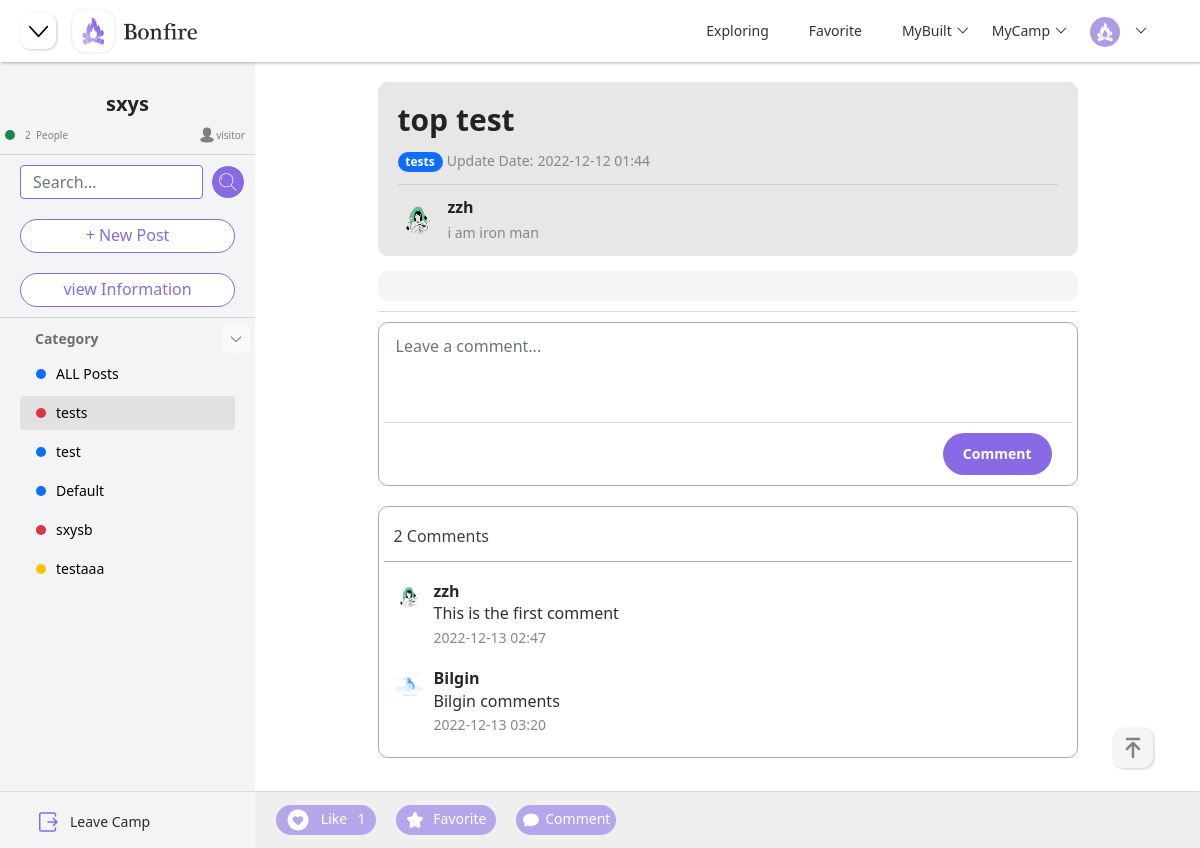
The page /camp/4/5/3 (signed in) on the database as committed earlier.
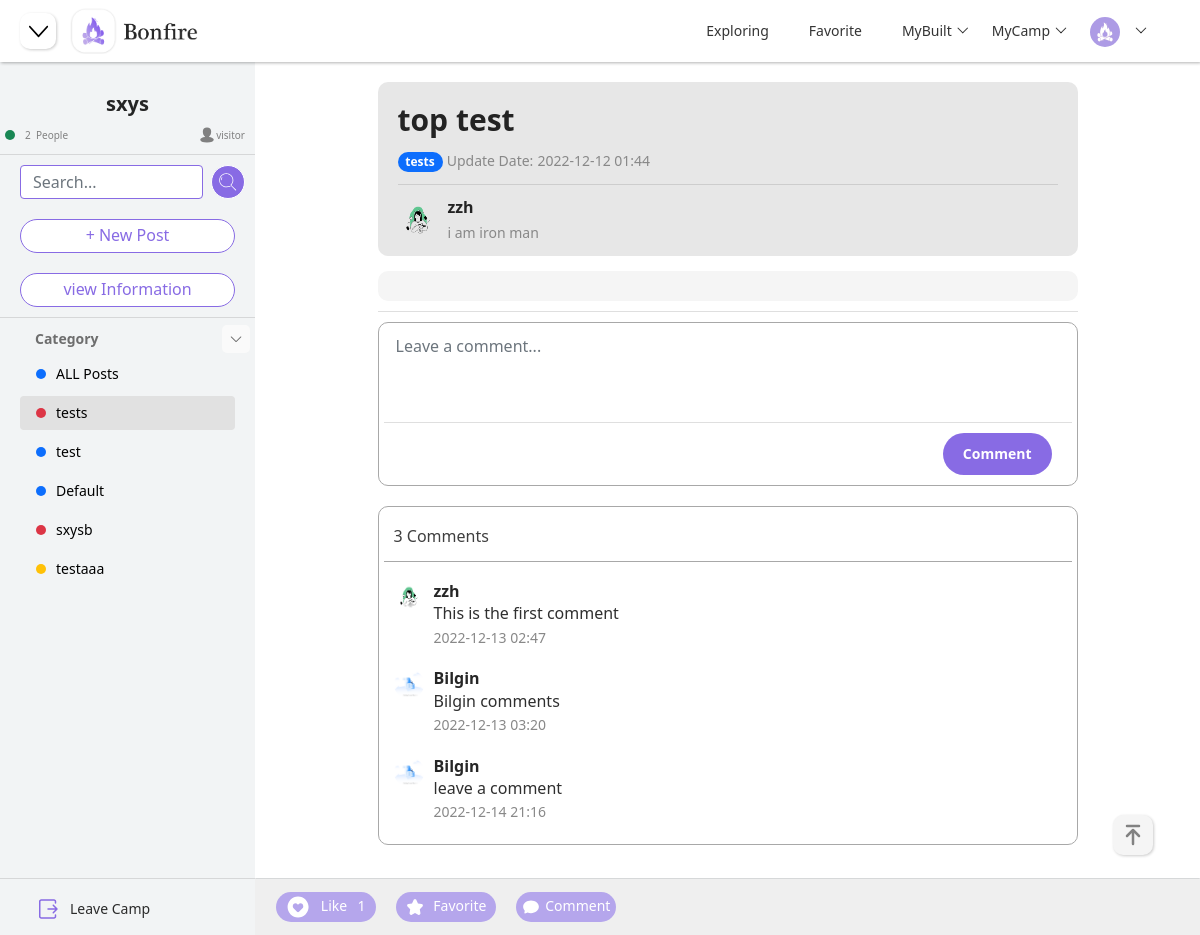
The same page on the database as committed later.
### models.py (models this page shows)
class UserModel(db.Model):
    __tablename__ = "user"
    id = db.Column(db.Integer, primary_key=True, autoincrement=True)
    username = db.Column(db.String(200), nullable=False, unique=False)
    email = db.Column(db.String(100), nullable=False, unique=False)
    password = db.Column(db.String(200), nullable=False)
    avatar = db.Column(db.String(200), nullable=False, default="default.png")
    gender = db.Column(db.String(10), nullable=True)
    birthday = db.Column(db.DateTime, nullable=True)
    description = db.Column(db.String(200), nullable=True)
    join_time = db.Column(db.DateTime, default=datetime.now)
    email_inform = db.Column(db.Boolean, default=True)

class CommentModel(db.Model):
    __tablename__ = "comment"
    id = db.Column(db.Integer, primary_key=True, autoincrement=True)
    content = db.Column(db.Text, nullable=True)
    create_time = db.Column(db.DateTime, default=datetime.now)
    is_delete = db.Column(db.Boolean, default=False)
    user_id = db.Column(db.Integer, db.ForeignKey("user.id"))
    post_id = db.Column(db.Integer, db.ForeignKey("post.id"))
    user = db.relationship("UserModel", backref="comments")
    post = db.relationship("PostModel", backref="comments")

### blueprints/camp.py (the view, shortened to what this page needs)
class ShowPost(Resource):
    method_decorators = [login_required, check_category]
    def get(self, camp_id, category_id, post_id):
        camp = CampModel.query.filter_by(id=camp_id).first()
        if camp is None:
            return render_template("404.html")
        camp_user = CampUserModel.query.filter_by(camp_id=camp_id).all()
        users_num = len(camp_user)
        camp_dict = {"camp_id": camp.id, "camp_name": camp.name, "camp_description": camp.description,
                     "camp_background": camp.background, "users_num": users_num}
        user_id = session.get("user_id")
        if user_id:
            camp_user = CampUserModel.query.filter_by(user_id=user_id, camp_id=camp_id).first()
            if camp_user:
                identity = camp_user.identity
            else:
                identity = "visitor"
        else:
            identity = "visitor"
        categories = CategoryModel.query.filter_by(camp_id=camp_id).all()
        categories_list = []
        categories_dict = {}
        for category in categories:
            categories_dict["category_id"] = category.id
            categories_dict["category_name"] = category.name
            categories_dict["category_color"] = category.color
            categories_list.append(categories_dict)
            categories_dict = {}
        camp_builders = get_all_camp_builder()
        camp_joins = get_all_camp_join()
        post = PostModel.query.filter_by(id=post_id, is_delete=0).first()
        if not post:
            return render_template("404.html")
        post_update_time = post.update_time.strftime("%Y-%m-%d %H:%M")
        post_dict = {"post_id": post.id, "post_title": post.title, "post_content": post.content,
                     "post_update_time": post_update_time, "post_username": post.user.username,
                     "post_category_name": post.category.name, "post_camp_id": post.camp_id,
                     "post_category_id": post.category_id, "post_user_id": post.user_id,
                     "post_user_description": post.user.description, "post_user_avatar": post.user.avatar,
                     "post_like_count": post.like_count, "post_comment_count": post.comment_count}
        page_status = category_id
        favorite = FavoritePostModel.query.filter_by(user_id=user_id, post_id=post_id).first()
        like = LikePostModel.query.filter_by(user_id=user_id, post_id=post_id).first()
        comments = CommentModel.query.filter_by(post_id=post_id, is_delete=0).all()
        comments_list = []
        comments_dict = {}
        if comments:
            for comment in comments:
                comment_create_time = comment.create_time.strftime("%Y-%m-%d %H:%M")
                comments_dict["comment_id"] = comment.id
                comments_dict["comment_content"] = comment.content
                comments_dict["comment_create_time"] = comment_create_time
                comments_dict["comment_username"] = comment.user.username
                comments_dict["comment_user_id"] = comment.user_id
                comments_dict["comment_user_avatar"] = comment.user.avatar
                comments_list.append(comments_dict)
                comments_dict = {}
        else:
            comments_list = None
        if favorite:
            favorite_status = "true"
        else:
            favorite_status = "false"
        if like:
            like_status = "true"
        else:
            like_status = "false"
        return render_template("show.html", camp=camp_dict, categories=categories_list, identity=identity,
                               camp_builders=camp_builders, camp_joins=camp_joins, post_info=post_dict,
                               page_status=page_status, user_id=user_id, favorite_status=favorite_status,
                               like_status=like_status, comments=comments_list)

### app.py (called while the page is built)
@app.before_request
def before_request():
    user_id = session.get("user_id")
    if user_id:
        try:
            user = UserModel.query.get(user_id)
            g.user = user
        except:
            g.user = None

@app.context_processor
def context_processor():
    if hasattr(g, "user"):
        return {"user": g.user}
    else:
        return {}

### blueprints/camp.py (called while the page is built)
@api.representation('text/html')
def output_html(data, code, headers=None):
    if isinstance(data, str):
        resp = Response(data)
        return resp
    else:
        return Response(json.dumps(data), mimetype='application/json')

### controller.py (called while the page is built)
def get_all_camp_builder():
    user_id = session.get("user_id")
    if user_id:
        camp_user = CampUserModel.query.filter_by(user_id=user_id, identity="Builder").all()
        camps = []
        camp_dict = {}
        for camp in camp_user:
            camp_dict["camp_id"] = camp.camp_id
            camp = CampModel.query.filter_by(id=camp.camp_id).first()
            camp_dict["camp_name"] = camp.name
            camps.append(camp_dict)
            camp_dict = {}
        return camps
    else:
        return {}

### templates/show.html (shortened to what this page needs)
{% extends "components/index_navi.html" %}
{% block head %}
    <link rel="stylesheet" href="{{ url_for('static', filename='css/camp.css') }}">
    <link rel="stylesheet" href="{{ url_for('static', filename='css/post.css') }}">
    <link rel="stylesheet" href="{{ url_for('static', filename='css/show.css') }}">
{% endblock %}
{% block navi_shrink %}
    <button class="justify-content-start shrink-btn" onclick="side_post()">
    </button>
{% endblock %}
{% block body %}
    {% include "components/camp_side.html" %}
    {% include "components/show_container.html" %}
{% endblock %}

### templates/components/show_container.html (shortened to what the changed rows need)
<div class="container-box" id="container-box">
    <div class="center" id="center-box">
        <div class="comment-show-area">
            <div class="comment-show-info">
                <p style="margin-left: 10px">{{ post_info["post_comment_count"] }} Comments</p>
            </div>
            <div class="comment-show-content">
                {% if comments != None %}
                    {% for comment in comments %}
                        <div class="comment-item">
                            <a class="comment-avatar" href="javascript:;">
                                <img src="/static/upload/avatar/{{ comment["comment_user_avatar"] }}"
                                     class="layui-nav-img">
                            </a>
                            <div class="comment-info">
                                <h4 class="show-title-avatar-name">{{ comment["comment_username"] }}</h4>
                                <p class="comment-info-content">{{ comment["comment_content"] }}</p>
                                <p class="show-title-content">{{ comment["comment_create_time"] }}</p>
                            </div>
                        </div>
                    {% endfor %}
                {% else %}
                    <div style="text-align: center">
                        <img src="/static/images/nothing.png" style="width: 25%">
                    </div>
                {% endif %}
            </div>
        </div>
    </div>
</div>

Rows that differ between the two databases and show on the page:
added CommentModel: comment_content "leave a comment"
Other text that changed with them:
{{ post_info["post_comment_count"] }}: "2" → "3"
new list line: "Bilgin"
new list line: "2022-12-14 21:16"
